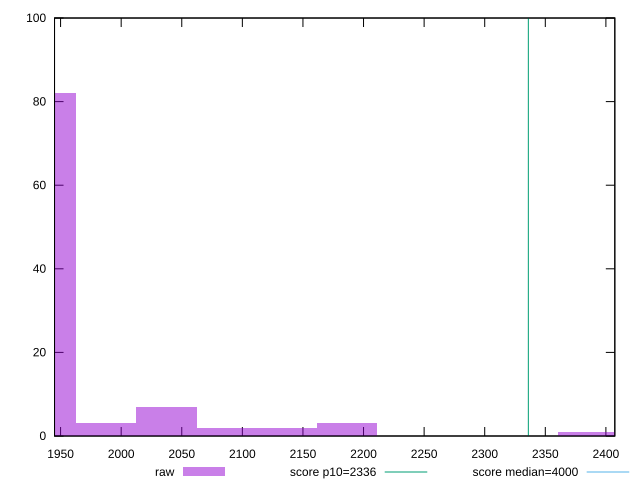

Reproduce this figure in gnuplot.
reset

$raw <<EOF
2385.3060695348313 1
1938.0611814970503 82
1987.7550579456924 3
2136.8366872916195 2
2186.5305637402616 3
2037.4489343943349 7
2087.1428108429773 2
EOF

set key outside below
set boxwidth 49.693876448642314
set xrange [1945.0035000000003:2407.3655]
set yrange [0:100]
set trange [0:100]
set style fill transparent solid 0.5 noborder

set parametric
set terminal svg size 640, 490 enhanced background rgb 'white'
set output "reprap/first-contentful-paint/samples/pages/raw/histogram.svg"

plot $raw title "raw" with boxes, \
     2336,t title "score p10=2336", \
     4000,t title "score median=4000"

reset
